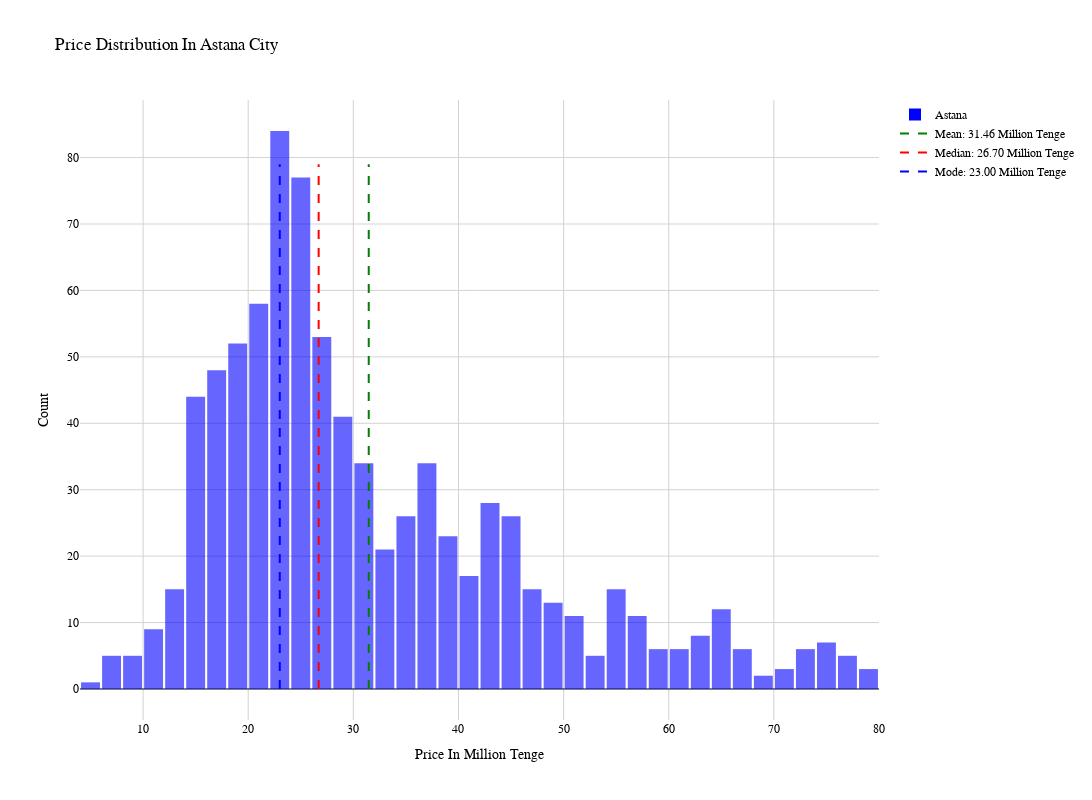

The notebook cell this image was saved under:
### Code cell
import plotly.graph_objects as go
from plotly.subplots import make_subplots

df_astana = df_final_filtered[df_final_filtered['Город'] == 'Астана']

df_astana_mean = df_astana['Цена в тг'].mean()
df_astana_median = df_astana['Цена в тг'].median()
df_astana_mode = df_astana['Цена в тг'].mode()[0]

fig_astana = go.Figure()

fig_astana.add_trace(go.Histogram(x=df_astana['Цена в тг'], nbinsx=50, name='Astana', marker=dict(color='blue', opacity=0.6)))

fig_astana.add_trace(go.Scatter(x=[df_astana_mean, df_astana_mean], y=[0, max(df_astana['Цена в тг'])], 
                               mode='lines', line=dict(color='green', dash='dash'),
                               name=f'Mean: {df_astana_mean:.2f} Million Tenge'))

fig_astana.add_trace(go.Scatter(x=[df_astana_median, df_astana_median], y=[0, max(df_astana['Цена в тг'])], 
                               mode='lines', line=dict(color='red', dash='dash'),
                               name=f'Median: {df_astana_median:.2f} Million Tenge'))

fig_astana.add_trace(go.Scatter(x=[df_astana_mode, df_astana_mode], y=[0, max(df_astana['Цена в тг'])], 
                               mode='lines', line=dict(color='blue', dash='dash'),
                               name=f'Mode: {df_astana_mode:.2f} Million Tenge'))

fig_astana.update_layout(
    title_text="Price Distribution In Astana City", 
    height=800,  
    width=1500,  
    xaxis_title="Price In Million Tenge",
    yaxis_title="Count",
    bargap=0.1,
    plot_bgcolor='white',  
    font=dict(family="Arial", size=12, color="black"),  
    xaxis=dict(
        showgrid=True, 
        gridcolor='lightgray', 
        zeroline=True,  
        zerolinecolor='black',  
        zerolinewidth=1  
    ),
    yaxis=dict(
        showgrid=True,  
        gridcolor='lightgray', 
        zeroline=True,  
        zerolinecolor='black',  
        zerolinewidth=1  
    )
)


fig_astana.show()

### Figure 1 — Plotly figure (JSON) as saved in the notebook; plotly's stock layout.template omitted (floating-point values rounded to 4 significant figures; data arrays with more than 128 entries replaced by an {"elided": "..."} marker saying what was removed)
{"data": [{"marker": {"color": "blue", "opacity": 0.6}, "name": "Astana", "nbinsx": 50, "type": "histogram", "x": {"elided": "835 float values"}}, {"line": {"color": "green", "dash": "dash"}, "mode": "lines", "name": "Mean: 31.46 Million Tenge", "type": "scatter", "x": [31.46, 31.46], "y": [0, 79]}, {"line": {"color": "red", "dash": "dash"}, "mode": "lines", "name": "Median: 26.70 Million Tenge", "type": "scatter", "x": [26.7, 26.7], "y": [0, 79]}, {"line": {"color": "blue", "dash": "dash"}, "mode": "lines", "name": "Mode: 23.00 Million Tenge", "type": "scatter", "x": [23, 23], "y": [0, 79]}], "layout": {"bargap": 0.1, "font": {"color": "black", "family": "Arial", "size": 12}, "height": 800, "plot_bgcolor": "white", "title": {"text": "Price Distribution In Astana City"}, "width": 1500, "xaxis": {"gridcolor": "lightgray", "showgrid": true, "title": {"text": "Price In Million Tenge"}, "zeroline": true, "zerolinecolor": "black", "zerolinewidth": 1}, "yaxis": {"gridcolor": "lightgray", "showgrid": true, "title": {"text": "Count"}, "zeroline": true, "zerolinecolor": "black", "zerolinewidth": 1}}}
